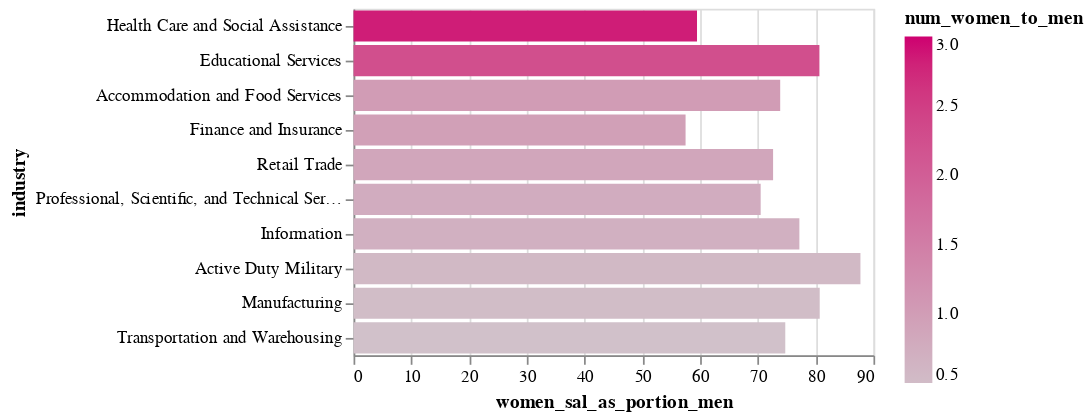

The code cell stored with this chart in its notebook:
### Markdown cell above
### Bar

### Code cell
alt.Chart(top10_industries).mark_bar(filled =True).encode(
    alt.Y('industry').sort('-color'),
    alt.X('women_sal_as_portion_men'),
    color = alt.Color('num_women_to_men',  scale=alt.Scale(
            domain=[0.5,1,1.5,2, 2.5, 3], 
            range=['#D1BCC7','#D19DB6','#D17DA6','#D15E96','#D03E84'], 
            interpolate='hcl'
            ),
        ))

### Figure 1 — Vega-Lite specification as saved in the notebook (floating-point values rounded to 4 significant figures)
{"config": {"view": {"continuousWidth": 300, "continuousHeight": 300}}, "data": {"name": "data-80323c698051e6d530d5c9e43b2ad7b2"}, "mark": {"type": "bar", "filled": true}, "encoding": {"color": {"field": "num_women_to_men", "scale": {"domain": [0.5, 1, 1.5, 2, 2.5, 3], "interpolate": "hcl", "range": ["#D1BCC7", "#D19DB6", "#D17DA6", "#D15E96", "#D03E84"]}, "type": "quantitative"}, "x": {"field": "women_sal_as_portion_men", "type": "quantitative"}, "y": {"field": "industry", "sort": "-color", "type": "nominal"}}, "$schema": "https://vega.github.io/schema/vega-lite/v6.1.0.json", "datasets": {"data-80323c698051e6d530d5c9e43b2ad7b2": [{"industry": "Health Care and Social Assistance", "incwage_Female": 65110.0, "incwage_Male": 109500.0, "len_Female": 36663, "len_Male": 12912, "difference": 44400.0, "women_sal_as_portion_men": 59.46, "num_women_to_men": 2.84, "total_employees": 49575}, {"industry": "Professional, Scientific, and Technical Services", "incwage_Female": 100400.0, "incwage_Male": 142400.0, "len_Female": 18484, "len_Male": 24232, "difference": 42050.0, "women_sal_as_portion_men": 70.48, "num_women_to_men": 0.76, "total_employees": 42716}, {"industry": "Educational Services", "incwage_Female": 56600.0, "incwage_Male": 70180.0, "len_Female": 28056, "len_Male": 12445, "difference": 13580.0, "women_sal_as_portion_men": 80.65, "num_women_to_men": 2.25, "total_employees": 40501}, {"industry": "Retail Trade", "incwage_Female": 41110.0, "incwage_Male": 56600.0, "len_Female": 16048, "len_Male": 18829, "difference": 15490.0, "women_sal_as_portion_men": 72.63, "num_women_to_men": 0.85, "total_employees": 34877}, {"industry": "Manufacturing", "incwage_Female": 79420.0, "incwage_Male": 98410.0, "len_Female": 10312, "len_Male": 20852, "difference": 19000.0, "women_sal_as_portion_men": 80.7, "num_women_to_men": 0.49, "total_employees": 31164}, {"industry": "Accommodation and Food Services", "incwage_Female": 26970.0, "incwage_Male": 36510.0, "len_Female": 12731, "len_Male": 12421, "difference": 9544.0, "women_sal_as_portion_men": 73.86, "num_women_to_men": 1.02, "total_employees": 25152}, {"industry": "Finance and Insurance", "incwage_Female": 99890.0, "incwage_Male": 173800.0, "len_Female": 11961, "len_Male": 12436, "difference": 73890.0, "women_sal_as_portion_men": 57.48, "num_women_to_men": 0.96, "total_employees": 24397}, {"industry": "Transportation and Warehousing", "incwage_Female": 51280.0, "incwage_Male": 68610.0, "len_Female": 5661, "len_Male": 13769, "difference": 17330.0, "women_sal_as_portion_men": 74.74, "num_women_to_men": 0.41, "total_employees": 19430}, {"industry": "Active Duty Military", "incwage_Female": 85040.0, "incwage_Male": 96910.0, "len_Female": 4668, "len_Male": 8413, "difference": 11870.0, "women_sal_as_portion_men": 87.75, "num_women_to_men": 0.55, "total_employees": 13081}, {"industry": "Information", "incwage_Female": 95480.0, "incwage_Male": 123700.0, "len_Female": 4413, "len_Male": 6346, "difference": 28230.0, "women_sal_as_portion_men": 77.18, "num_women_to_men": 0.7, "total_employees": 10759}]}}
